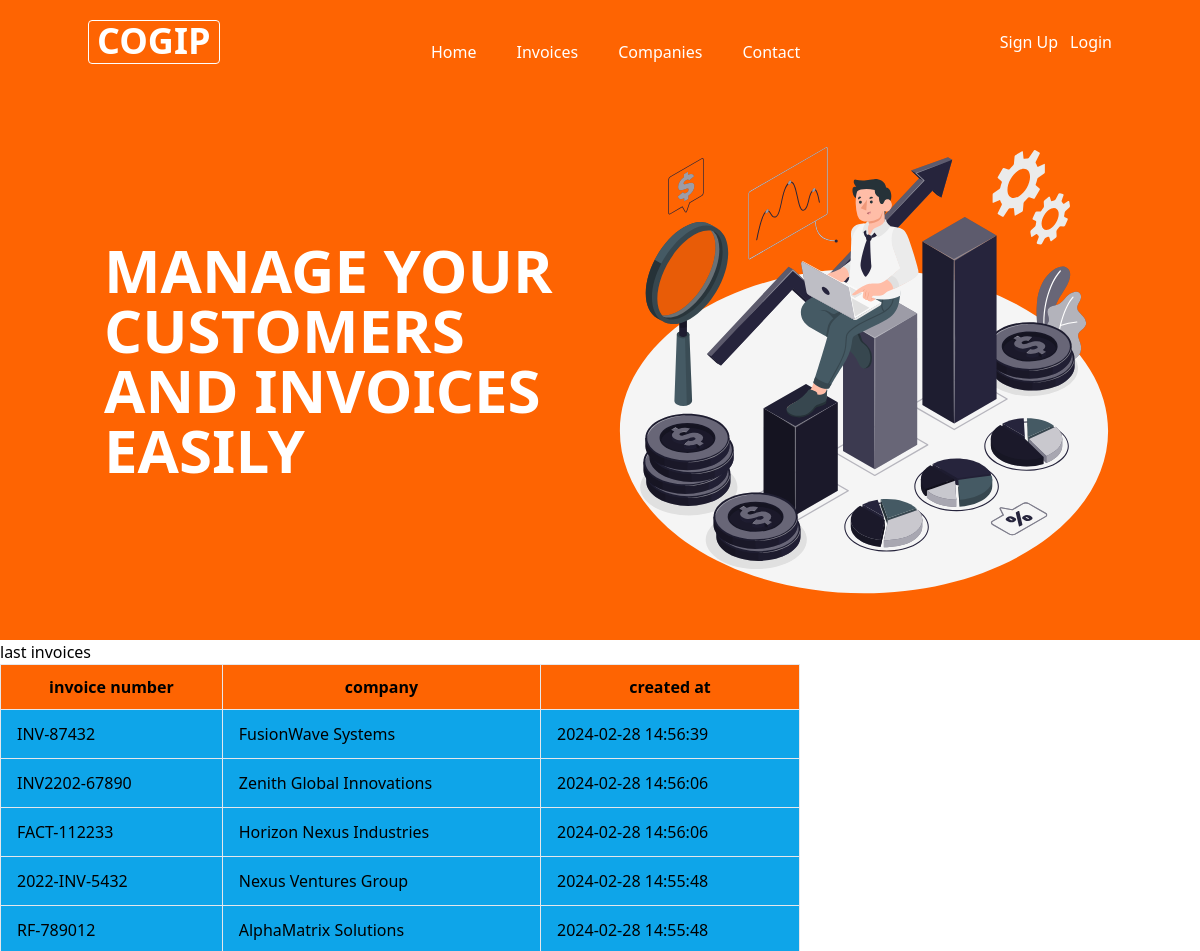
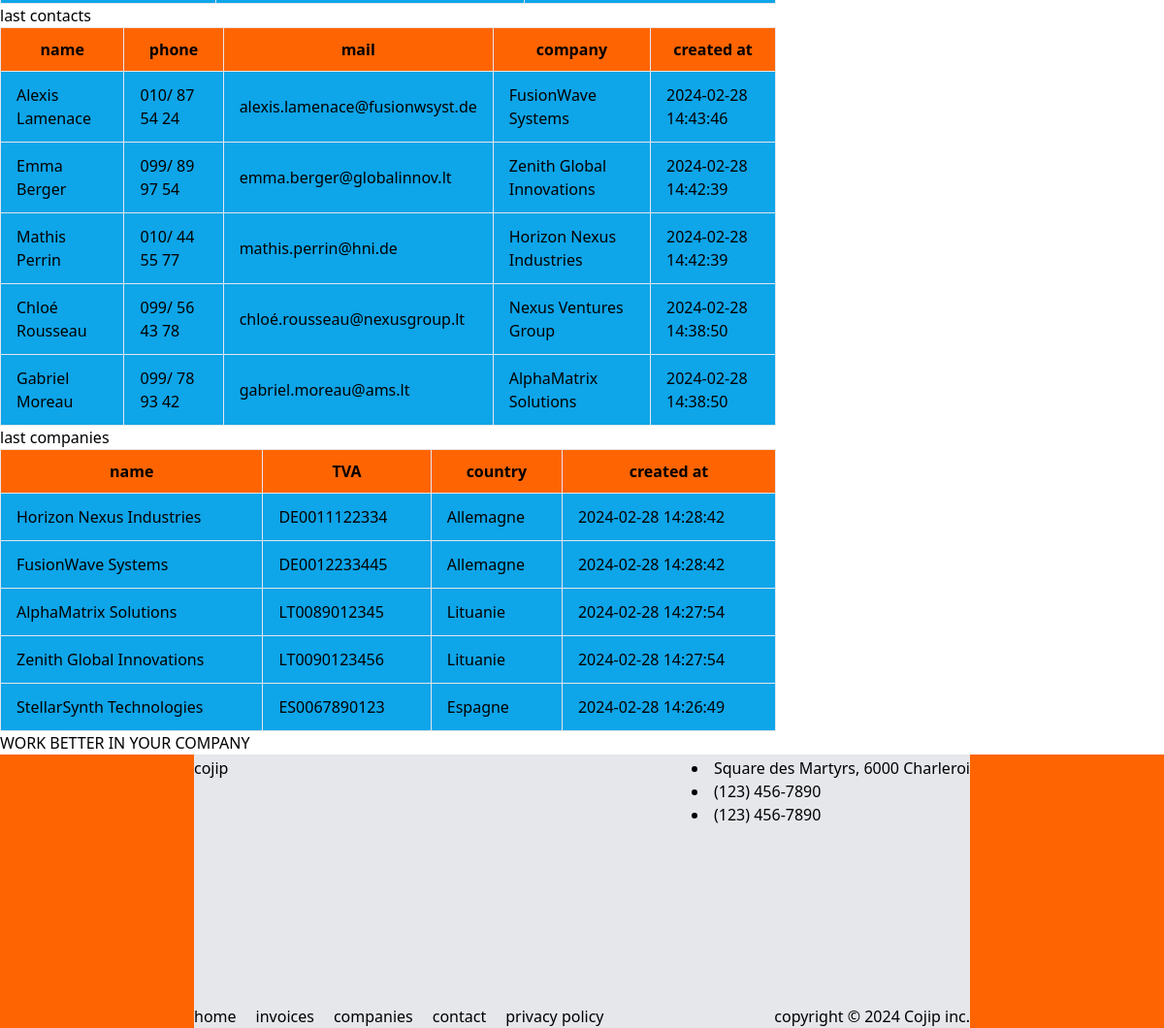
The page / on the database its author committed (2 pictures, top to bottom).
### tables this page shows
CREATE TABLE `invoices` (
  `id` int(11) NOT NULL,
  `ref` varchar(50) DEFAULT NULL,
  `company_id` int(11) DEFAULT NULL,
  `created_at` datetime DEFAULT current_timestamp(),
  `updated_at` datetime DEFAULT current_timestamp() ON UPDATE current_timestamp()
);

CREATE TABLE `companies` (
  `id` int(11) NOT NULL,
  `name` varchar(50) NOT NULL,
  `type_id` int(11) DEFAULT NULL,
  `country` varchar(50) DEFAULT NULL,
  `tva` varchar(50) DEFAULT NULL,
  `created_at` datetime DEFAULT current_timestamp(),
  `update_dat` datetime DEFAULT current_timestamp() ON UPDATE current_timestamp()
);

CREATE TABLE `contacts` (
  `id` int(11) NOT NULL,
  `name` varchar(50) NOT NULL,
  `email` varchar(50) DEFAULT NULL,
  `company_id` int(11) DEFAULT NULL,
  `phone` varchar(50) DEFAULT NULL,
  `created_at` datetime DEFAULT current_timestamp(),
  `updated_at` datetime DEFAULT current_timestamp() ON UPDATE current_timestamp()
);

### Controller/HomepageController.php (called while the page is built, shortened)
<?php
class HomepageController
{
    public function index()
    {
        $invoices = (new InvoicesController())->home();
        $contacts = (new ContactsController())->home();
        $companies = (new CompaniesController())->home();
        require 'View/home.php';
    }
}

### Controller/InvoicesController.php (called while the page is built, shortened)
<?php
class InvoicesController
{
    public function home() {
        require 'Connect/Cogip.php';
        $statement = $bdd->prepare('SELECT id, ref, company_id, created_at FROM invoices ORDER BY created_at DESC LIMIT 5');
        $statement->execute();
        $rawInvoices = $statement->fetchAll();
        $invoices = [];
        foreach ($rawInvoices as $rawInvoice)
        {
            $invoices[] = new Invoices($rawInvoice['id'], $rawInvoice['ref'], $rawInvoice['company_id'], $rawInvoice['created_at']);
        }
        return $invoices;
    }
}

### Model/Invoices.php (called while the page is built, shortened)
<?php
class Invoices
{
    public function __construct(int $id, string $reference, int $company_id, string $created_at)
    {
        $this->reference = $reference;
        $this->created_at = $created_at;
    }
}

### Controller/CompaniesController.php (called while the page is built, shortened)
<?php
class CompaniesController
{
    public function singleCompany($id) {
        require 'Connect/Cogip.php';
        $statement = $bdd->prepare("SELECT id, name, country, tva, created_at FROM companies WHERE id = $id");
        $statement->execute();
        $rawCompanies = $statement->fetchAll();
        $companies = [];
        foreach ($rawCompanies as $rawCompagny)
        {
            $companies[] = new Companies($rawCompagny['name'], $rawCompagny['country'], $rawCompagny['tva'], $rawCompagny['created_at'], $rawCompagny['id']);
        }
        return $companies;
    }
    public function home()
    {
        require 'Connect/Cogip.php';
        $statement = $bdd->prepare('SELECT id, name, country, tva, created_at FROM companies ORDER BY created_at DESC LIMIT 5');
        $statement->execute();
        $rawCompanies = $statement->fetchAll();
        $companies = [];
        foreach ($rawCompanies as $rawCompagny)
        {
            $companies[] = new Companies($rawCompagny['name'], $rawCompagny['country'], $rawCompagny['tva'], $rawCompagny['created_at'], $rawCompagny['id']);
        }
        return $companies;
    }
}

### Model/Compagnies.php (called while the page is built, shortened)
<?php
class Companies
{
    public function __construct(string $name, string $country, string $tvaNumber, string $created_at, int $id)
    {
        $this->name = $name;
        $this->country = $country;
        $this->tvaNumber = $tvaNumber;
        $this->created_at = $created_at;
    }
}

### Controller/ContactsController.php (called while the page is built, shortened)
<?php
class ContactsController {
    public function home() {
        require 'Connect/Cogip.php';
        $statement = $bdd->prepare('SELECT id, name, email, phone, company_id, created_at FROM contacts ORDER BY created_at DESC LIMIT 5');
        $statement->execute();
        $rawContacts = $statement->fetchAll();
        $contacts = [];
        foreach ($rawContacts as $rawContact)
        {
            $contacts[] = new Contacts($rawContact['name'], $rawContact['email'], $rawContact['phone'], $rawContact['company_id'], $rawContact['created_at'], $rawContact['id']);
        }
        return $contacts;
    }
}

### Model/Contacts.php (called while the page is built, shortened)
<?php
class Contacts {
    public function __construct(string $name, string $email, string $phone, int $company_id, string $created_at, int $id) {
        $this->name = $name;
        $this->email = $email;
        $this->phone = $phone;
        $this->created_at = $created_at;
    }
}

### View/home.php (the view, shortened to what this page needs)
<?php require 'View/includes/header.php'; ?>
<main>
    <section class="bg-primary-color-orange py-8 flex items-center">
        <div class="container mx-auto flex items-center justify-between">
            <div class="text-left text-white flex-1 px-4">
                <p class="text-6xl font-semibold">MANAGE YOUR CUSTOMERS AND&nbsp;INVOICES EASILY</p>
            </div>
            <div class="flex-1">
                <img src="img/image/Investment data-amico.svg" alt="Image" class="w-full h-auto">
            </div>
        </div>
    </section>
    <section>
        <h2>last invoices</h2>
        <table class="w-8/12 ">
            <thead class="bg-primary-color-orange">
                <tr>
                    <th class="px-4 py-2.5 border">invoice number</th>
                    <th class="px-4 py-2.5 border">company</th>
                    <th class="px-4 py-2.5 border">created at</th>
                </tr>
            </thead>
            <tbody>
                <?php foreach ($invoices as $invoice) : ?>
                <?php $company = (new CompaniesController())->singleCompany($invoice->company_id);?>
                    <tr>
                    <td class="bg-sky-500/100 px-4 py-3 border"><?= $invoice->reference ?></td>
                    <td class="bg-sky-500/100 px-4 py-3 border"><?= $company[0]->name ?></td>
                    <td class="bg-sky-500/100 px-4 py-3 border"><?= $invoice->created_at ?></td>
                    </tr>
                <?php endforeach; ?>
            </tbody>
        </table>
    </section>
    <section>
        <h2>last contacts</h2>
        <table class="w-8/12">
            <thead class="bg-primary-color-orange">
                <tr>
                    <th class="px-4 py-2.5 border">name</th>
                    <th class="px-4 py-2.5 border">phone</th>
                    <th class="px-4 py-2.5 border">mail</th>
                    <th class="px-4 py-2.5 border">company</th>
                    <th class="px-4 py-2.5 border">created at</th>
                </tr>
            </thead>
            <tbody>
                <?php foreach ($contacts as $contact) : ?>
                    <?php $company = (new CompaniesController())->singleCompany($contact->company_id);?>
                    <tr>
                        <td class="bg-sky-500/100 px-4 py-3 border"><?= $contact->name ?></td>
                        <td class="bg-sky-500/100 px-4 py-3 border"><?= $contact->phone ?></td>
                        <td class="bg-sky-500/100 px-4 py-3 border"> <?= $contact->email ?></td>
                        <td class="bg-sky-500/100 px-4 py-3 border"> <?= $company[0]->name ?></td>
                        <td class="bg-sky-500/100 px-4 py-3 border"> <?= $contact->created_at ?></td>
                    </tr>
                <?php endforeach; ?>
            </tbody>
        </table>
    </section>
    <section>
        <h2>last companies</h2>
        <table class="w-8/12">
            <thead class="bg-primary-color-orange">
                <tr>
                    <th class="px-4 py-2.5 border">name</th>
                    <th class="px-4 py-2.5 border">TVA</th>
                    <th class="px-4 py-2.5 border">country</th>
                    <th class="px-4 py-2.5 border">created at</th>
                </tr>
            </thead>
            <tbody>
                <?php foreach ($companies as $company) : ?>
                    <tr>
                        <td class="bg-sky-500/100 px-4 py-3 border"><?= $company->name ?></td>
                        <td class="bg-sky-500/100 px-4 py-3 border"><?= $company->tvaNumber ?></td>
                        <td class="bg-sky-500/100 px-4 py-3 border"><?= $company->country ?></td>
                        <td class="bg-sky-500/100 px-4 py-3 border"><?= $company->created_at?></td>
                    </tr>
                <?php endforeach; ?>
            </tbody>
        </table>
    </section>
    <section>
        <div class="container">
            <h3>WORK BETTER IN YOUR COMPANY</h3>
        </div>
    </section>
</main>
</body>
</html>
<?php require 'View/includes/footer.php' ?>

### index.php (shortened to what this page needs)
<?php
require 'Model/Compagnies.php';
require 'Model/Contacts.php';
require 'Model/Invoices.php';
require 'Model/Users.php';
require 'Controller/HomepageController.php';
require 'Controller/CompaniesController.php';
require 'Controller/ContactsController.php';
require 'Controller/InvoicesController.php';
$page = $_GET['page'] ?? null;
switch ($page) {
    default:
        (new HomepageController())->index();
        break;
}

### View/Includes/header.php (shortened to what this page needs)
<!DOCTYPE html>
<html lang="en">
<head>
    <link href="src/output.css" rel="stylesheet">
</head>
<body>
<header  class="font-sans font-poppins">
<nav class="bg-primary-color-orange text-white py-4">
    <div class="container mx-auto flex justify-between items-left">
        <div class="border border-white rounded px-2 mt-1">
            <a href="index.php?page=" class="text-4xl font-bold ">COGIP</a>
        </div>
        <div class="flex space-x-10 ml-8 mt-6">
            <a href="index.php?page=" class="nav-link hover:text-black hover:bg-white rounded md hover:px-1.5">Home</a>
            <a href="index.php?page=invoices-index" class="nav-link hover:text-black hover:bg-white rounded md hover:px-1.5">Invoices</a>
            <a href="index.php?page=companies-index" class="nav-link hover:text-black hover:bg-white rounded md hover:px-1.5">Companies</a>
            <a href="index.php?page=contacts-index" class="nav-link hover:text-black hover:bg-white rounded md hover:px-1.5">Contact</a>
        </div>
        <div class="flex space-x-3 ml-5 mt-3.5">
            <a href="#" class="nav-link hover:text-black hover:bg-white rounded md hover:pb-1 hover:px-1.5">Sign Up</a>
            <a href="#" class="nav-link hover:text-black hover:bg-white rounded md hover:pb-1 hover:px-1.5" >Login</a>
        </div>
    </div>
</nav>
</header>

### View/Includes/footer.php (shortened to what this page needs)
    <footer class="bg-primary-color-orange w-full h-543 flex justify-center items-center">
        <div class="bg-black w-8/12 h-2/3 border-t-2 flex justify-center items-center flex-col">
            <div class="w-full h-64 flex justify-between content-center bg-gray-200">
                <div>
                    <h2>cojip</h2>
                </div>
                <div>
                    <div>
                        <li><i class='bx bxs-location-plus'></i><a href="#">Square des Martyrs, 6000 Charleroi</a></li>
                        <li><i class='bx bxs-phone'></i><a href="#">(123) 456-7890</a></li>
                        <li><i class='bx bx-printer'></i><a href="#">(123) 456-7890</a></li>
                    </div>
                </div>
            </div>
            <div class="w-full flex justify-between bg-gray-200">
                <ul class="flex flex-wrap">
                    <li class="mr-5"><a href="index.php?page=">home</a></li>
                    <li class="mr-5"><a href="index.php?page=invoices-index">invoices</a></li>
                    <li class="mr-5"><a href="index.php?page=companies-index">companies</a></li>
                    <li class="mr-5"><a href="index.php?page=contacts-index">contact</a></li>
                    <li class="mr-5"><a href="index.php?page=">privacy policy</a></li>
                </ul>
                <div>copyright &copy; 2024 Cojip inc.</div>
            </div>
        </div>
    </footer>
</body>
</html>

### rows shown on the page
invoices: ref "INV-87432", company.name "FusionWave Systems", created_at "2024-02-28 14:56:39"
invoices: ref "INV2202-67890", company.name "Zenith Global Innovations", created_at "2024-02-28 14:56:06"
invoices: ref "FACT-112233", company.name "Horizon Nexus Industries", created_at "2024-02-28 14:56:06"
invoices: ref "2022-INV-5432", company.name "Nexus Ventures Group", created_at "2024-02-28 14:55:48"
invoices: ref "RF-789012", company.name "AlphaMatrix Solutions", created_at "2024-02-28 14:55:48"
contacts: name "Alexis Lamenace", phone "010/ 87 54 24", email "alexis.lamenace@fusionwsyst.de", company.name "FusionWave Systems", created_at "2024-02-28 14:43:46"
contacts: name "Emma Berger", phone "099/ 89 97 54", email "emma.berger@globalinnov.lt", company.name "Zenith Global Innovations", created_at "2024-02-28 14:42:39"
contacts: name "Mathis Perrin", phone "010/ 44 55 77", email "mathis.perrin@hni.de", company.name "Horizon Nexus Industries", created_at "2024-02-28 14:42:39"
contacts: name "Chloé Rousseau", phone "099/ 56 43 78", email "chloé.rousseau@nexusgroup.lt", company.name "Nexus Ventures Group", created_at "2024-02-28 14:38:50"
contacts: name "Gabriel Moreau", phone "099/ 78 93 42", email "gabriel.moreau@ams.lt", company.name "AlphaMatrix Solutions", created_at "2024-02-28 14:38:50"
companies: name "Horizon Nexus Industries", tva "DE0011122334", country "Allemagne", created_at "2024-02-28 14:28:42"
companies: name "FusionWave Systems", tva "DE0012233445", country "Allemagne", created_at "2024-02-28 14:28:42"
companies: name "AlphaMatrix Solutions", tva "LT0089012345", country "Lituanie", created_at "2024-02-28 14:27:54"
companies: name "Zenith Global Innovations", tva "LT0090123456", country "Lituanie", created_at "2024-02-28 14:27:54"
companies: name "StellarSynth Technologies", tva "ES0067890123", country "Espagne", created_at "2024-02-28 14:26:49"
